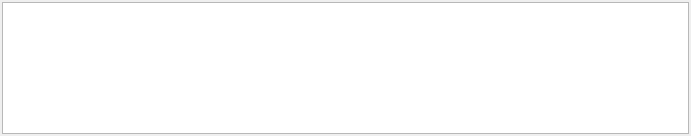
<?xml version="1.0" encoding="UTF-8"?>
<ui version="4.0">
 <class>MSPropertyForm</class>
 <widget class="QWidget" name="MSPropertyForm">
  <property name="geometry">
   <rect>
    <x>0</x>
    <y>0</y>
    <width>691</width>
    <height>136</height>
   </rect>
  </property>
  <property name="font">
   <font>
    <family>Calibri</family>
   </font>
  </property>
  <property name="windowTitle">
   <string>Form</string>
  </property>
  <layout class="QHBoxLayout" name="horizontalLayout_2">
   <property name="leftMargin">
    <number>2</number>
   </property>
   <property name="topMargin">
    <number>2</number>
   </property>
   <property name="rightMargin">
    <number>2</number>
   </property>
   <property name="bottomMargin">
    <number>2</number>
   </property>
   <item>
    <layout class="QHBoxLayout" name="horizontalLayout">
     <item>
      <widget class="QTextEdit" name="textEdit">
       <property name="readOnly">
        <bool>true</bool>
       </property>
      </widget>
     </item>
    </layout>
   </item>
  </layout>
 </widget>
 <resources/>
 <connections/>
</ui>
